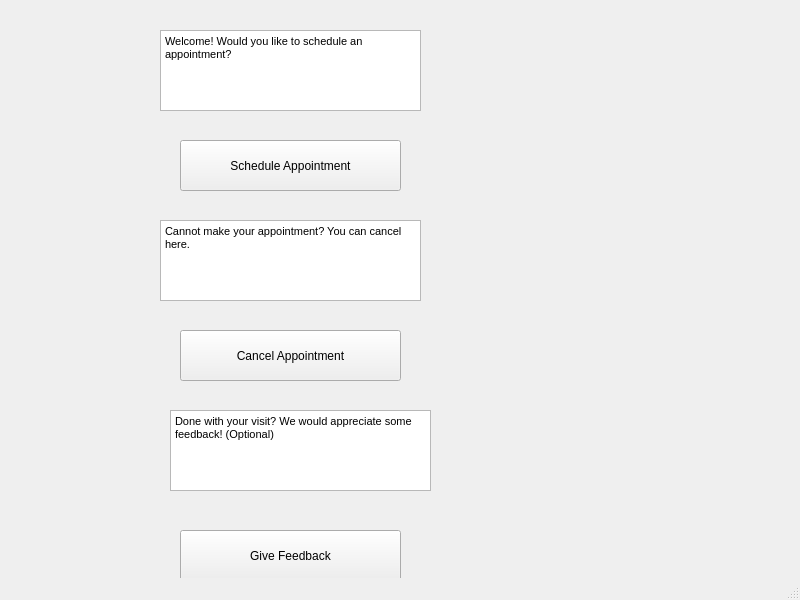
<?xml version="1.0" encoding="UTF-8"?>
<ui version="4.0">
 <class>MainWindow</class>
 <widget class="QMainWindow" name="MainWindow">
  <property name="geometry">
   <rect>
    <x>0</x>
    <y>0</y>
    <width>800</width>
    <height>600</height>
   </rect>
  </property>
  <property name="windowTitle">
   <string>MainWindow</string>
  </property>
  <widget class="QWidget" name="centralwidget">
   <widget class="QTextBrowser" name="textBrowser">
    <property name="geometry">
     <rect>
      <x>160</x>
      <y>30</y>
      <width>261</width>
      <height>81</height>
     </rect>
    </property>
    <property name="html">
     <string>&lt;!DOCTYPE HTML PUBLIC &quot;-//W3C//DTD HTML 4.0//EN&quot; &quot;http://www.w3.org/TR/REC-html40/strict.dtd&quot;&gt;
&lt;html&gt;&lt;head&gt;&lt;meta name=&quot;qrichtext&quot; content=&quot;1&quot; /&gt;&lt;style type=&quot;text/css&quot;&gt;
p, li { white-space: pre-wrap; }
&lt;/style&gt;&lt;/head&gt;&lt;body style=&quot; font-family:'MS Shell Dlg 2'; font-size:8pt; font-weight:400; font-style:normal;&quot;&gt;
&lt;p style=&quot; margin-top:0px; margin-bottom:0px; margin-left:0px; margin-right:0px; -qt-block-indent:0; text-indent:0px;&quot;&gt;Welcome! Would you like to schedule an appointment?&lt;/p&gt;
&lt;p style=&quot;-qt-paragraph-type:empty; margin-top:0px; margin-bottom:0px; margin-left:0px; margin-right:0px; -qt-block-indent:0; text-indent:0px;&quot;&gt;&lt;br /&gt;&lt;/p&gt;&lt;/body&gt;&lt;/html&gt;</string>
    </property>
   </widget>
   <widget class="QPushButton" name="scheduleButton">
    <property name="geometry">
     <rect>
      <x>180</x>
      <y>140</y>
      <width>221</width>
      <height>51</height>
     </rect>
    </property>
    <property name="text">
     <string>Schedule Appointment</string>
    </property>
   </widget>
   <widget class="QPushButton" name="feedbackButton">
    <property name="geometry">
     <rect>
      <x>180</x>
      <y>530</y>
      <width>221</width>
      <height>51</height>
     </rect>
    </property>
    <property name="text">
     <string>Give Feedback</string>
    </property>
   </widget>
   <widget class="QTextBrowser" name="textBrowser_2">
    <property name="geometry">
     <rect>
      <x>170</x>
      <y>410</y>
      <width>261</width>
      <height>81</height>
     </rect>
    </property>
    <property name="html">
     <string>&lt;!DOCTYPE HTML PUBLIC &quot;-//W3C//DTD HTML 4.0//EN&quot; &quot;http://www.w3.org/TR/REC-html40/strict.dtd&quot;&gt;
&lt;html&gt;&lt;head&gt;&lt;meta name=&quot;qrichtext&quot; content=&quot;1&quot; /&gt;&lt;style type=&quot;text/css&quot;&gt;
p, li { white-space: pre-wrap; }
&lt;/style&gt;&lt;/head&gt;&lt;body style=&quot; font-family:'MS Shell Dlg 2'; font-size:8pt; font-weight:400; font-style:normal;&quot;&gt;
&lt;p style=&quot; margin-top:0px; margin-bottom:0px; margin-left:0px; margin-right:0px; -qt-block-indent:0; text-indent:0px;&quot;&gt;Done with your visit? We would appreciate some feedback! (Optional)&lt;/p&gt;&lt;/body&gt;&lt;/html&gt;</string>
    </property>
   </widget>
   <widget class="QPushButton" name="cancelButon">
    <property name="geometry">
     <rect>
      <x>180</x>
      <y>330</y>
      <width>221</width>
      <height>51</height>
     </rect>
    </property>
    <property name="text">
     <string>Cancel Appointment</string>
    </property>
   </widget>
   <widget class="QTextBrowser" name="textBrowser_3">
    <property name="geometry">
     <rect>
      <x>160</x>
      <y>220</y>
      <width>261</width>
      <height>81</height>
     </rect>
    </property>
    <property name="html">
     <string>&lt;!DOCTYPE HTML PUBLIC &quot;-//W3C//DTD HTML 4.0//EN&quot; &quot;http://www.w3.org/TR/REC-html40/strict.dtd&quot;&gt;
&lt;html&gt;&lt;head&gt;&lt;meta name=&quot;qrichtext&quot; content=&quot;1&quot; /&gt;&lt;style type=&quot;text/css&quot;&gt;
p, li { white-space: pre-wrap; }
&lt;/style&gt;&lt;/head&gt;&lt;body style=&quot; font-family:'MS Shell Dlg 2'; font-size:8pt; font-weight:400; font-style:normal;&quot;&gt;
&lt;p style=&quot; margin-top:0px; margin-bottom:0px; margin-left:0px; margin-right:0px; -qt-block-indent:0; text-indent:0px;&quot;&gt;Cannot make your appointment? You can cancel here.&lt;/p&gt;&lt;/body&gt;&lt;/html&gt;</string>
    </property>
   </widget>
  </widget>
  <widget class="QMenuBar" name="menubar">
   <property name="geometry">
    <rect>
     <x>0</x>
     <y>0</y>
     <width>800</width>
     <height>18</height>
    </rect>
   </property>
  </widget>
  <widget class="QStatusBar" name="statusbar"/>
 </widget>
 <resources/>
 <connections/>
</ui>
